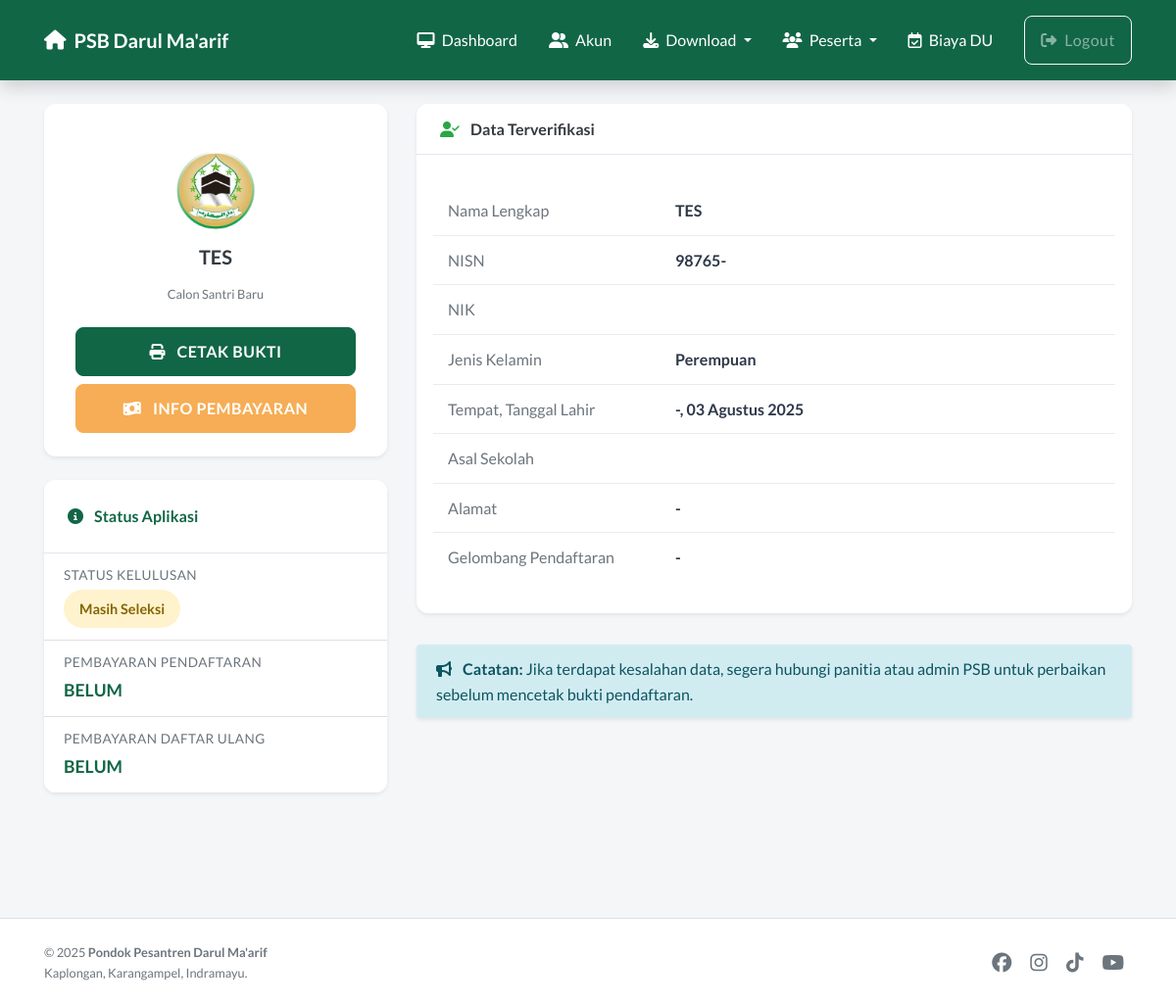
The app's page /status.php (signed in) with its own data.
### tables this page shows
CREATE TABLE `pendaftaran` (
  `id` varchar(5) NOT NULL,
  `nama` varchar(150) NOT NULL,
  `no_seri_ijazah` varchar(50) DEFAULT NULL,
  `no_seri_skhun` varchar(50) DEFAULT NULL,
  `nisn` varchar(25) NOT NULL,
  `nik` varchar(25) NOT NULL,
  `no_kk` varchar(25) DEFAULT NULL,
  `tempat_lahir` varchar(60) NOT NULL,
  `tanggal_lahir` date NOT NULL,
  `jenis_kelamin` varchar(10) NOT NULL,
  `anak_ke` int(11) DEFAULT NULL,
  `jumlah_saudara` int(11) DEFAULT NULL,
  `penyakit` varchar(128) DEFAULT NULL,
  `no_hp` varchar(64) DEFAULT NULL,
  `no_whatsapp` varchar(64) DEFAULT NULL,
  `akun_instagram` varchar(128) DEFAULT NULL,
  `akun_facebook` varchar(128) DEFAULT NULL,
  `masuk_sebagai` varchar(128) NOT NULL,
  `berat_tinggi` varchar(128) NOT NULL,
  `ukuran_baju` varchar(4) NOT NULL,
  `rt` varchar(12) NOT NULL,
  `rw` varchar(12) NOT NULL,
  `dusun` varchar(128) NOT NULL,
  `kelurahan` varchar(128) NOT NULL,
  `kecamatan` varchar(128) NOT NULL,
  `kabupaten` varchar(128) NOT NULL,
  `provinsi` varchar(128) NOT NULL,
  `alamat` varchar(250) NOT NULL,
  `ekstrakurikuler` varchar(128) NOT NULL,
  `sekolah_asal` varchar(128) NOT NULL,
  `prestasi` varchar(128) DEFAULT NULL,
  `kode_pos` varchar(12) DEFAULT NULL,
  `jenjang` varchar(128) NOT NULL,
  `kesediaan` varchar(32) DEFAULT '3',
  `alasan` varchar(32) NOT NULL,
  `kaisar` varchar(12) DEFAULT NULL,
  `informasi_dari` varchar(32) NOT NULL,
  `p_informasi` varchar(128) NOT NULL,
  `nama_ayah` varchar(128) NOT NULL,
  `nik_ayah` varchar(64) NOT NULL,
  `tahun_lahir_ayah` varchar(128) NOT NULL,
  `pendidikan_ayah` varchar(128) NOT NULL,
  `pernah_pondok_ayah` varchar(12) NOT NULL,
  `pesantren_ayah` varchar(128) DEFAULT NULL,
  `pekerjaan_ayah` varchar(32) NOT NULL,
  `penghasilan_ayah` varchar(32) NOT NULL,
  `nama_ibu` varchar(100) NOT NULL,
  `nik_ibu` varchar(64) NOT NULL,
  `tahun_lahir_ibu` varchar(128) NOT NULL,
  `pendidikan_ibu` varchar(32) NOT NULL,
  `pernah_pondok_ibu` varchar(12) NOT NULL,
  `pesantren_ibu` varchar(128) DEFAULT NULL,
  `pekerjaan_ibu` varchar(32) NOT NULL,
  `penghasilan_ibu` varchar(32) NOT NULL,
  `tahun` varchar(10) DEFAULT '2025',
  `tanggal` varchar(100) DEFAULT '2025-01-01',
  `status` varchar(20) DEFAULT 'Masih Seleksi',
  `statussantri` varchar(10) DEFAULT 'BARU',
  `klssekolah` varchar(10) DEFAULT 'X',
  `asrpontren` varchar(25) DEFAULT 'JOKOWI',
  `ajaran` varchar(10) DEFAULT '2025/2026',
  `gelombang` varchar(10) DEFAULT 'PERTAMA',
  `bayardaftar` varchar(10) DEFAULT 'BELUM',
  `bayarulang` varchar(10) DEFAULT 'BELUM',
  PRIMARY KEY (`id`)
);

CREATE TABLE `user` (
  `id` varchar(10) NOT NULL,
  `name` varchar(50) NOT NULL,
  `pass` varchar(25) NOT NULL,
  `type` varchar(20) NOT NULL,
  `wali` varchar(150) DEFAULT '-',
  `tempatlahir` varchar(150) DEFAULT NULL,
  `tgllahir` date NOT NULL,
  `alamat` varchar(300) DEFAULT NULL,
  `telepon` varchar(15) DEFAULT NULL,
  `bayardaftar` varchar(10) DEFAULT 'BELUM',
  `bayarulang` varchar(10) DEFAULT 'BELUM',
  `daftar` varchar(10) DEFAULT 'BELUM',
  PRIMARY KEY (`id`)
);

### status.php (the view, shortened to what this page needs)
<?php
include 'koneksi.php';
if(isset($_SESSION['sesi'])){
    include 'header.php';
    $cekusername = mysqli_query($db, "SELECT id FROM pendaftaran WHERE id='$_SESSION[sesi]'");
    if (mysqli_num_rows($cekusername) <> 0)
    {
        $query = mysqli_query($db, "SELECT * FROM pendaftaran WHERE id='$_SESSION[sesi]'");
        $data = mysqli_fetch_array($query);
        function tanggal_indo($tanggal){
            $bulan = [  'bulan',
                        'Januari',
                        'Februari',
                        'Maret',
                        'April',
                        'Mei',
                        'Juni',
                        'Juli',
                        'Agustus',
                        'September',
                        'Oktober',
                        'November',
                        'Desember'
                    ];
            $split = explode('-', $tanggal);
            return $split[2] . ' ' . $bulan[ (int)$split[1] ] . ' ' . $split[0];
        }
        $query2 = mysqli_query($db, "SELECT * FROM user WHERE id='$_SESSION[sesi]'");
        $data2 = mysqli_fetch_array($query2);
?>
<div class="container py-4">
    <div class="row">
        <div class="col-lg-4 mb-4">
            <div class="card shadow-sm border-0 mb-4 text-center">
                <div class="card-body pt-5 pb-4">
                    <img src="dmlogo.png" alt="Logo" style="width:80px;height:80px;" class="mb-3">
                    <h5 class="font-weight-bold text-dark"><?php echo $data['nama']; ?></h5>
                    <p class="text-muted small mb-4">Calon Santri Baru</p>
                    <div class="d-grid gap-2">
                        <a target="_blank" href="cetak_status.php" class="btn btn-primary btn-block mb-2">
                            <i class="fas fa-print mr-2"></i> CETAK BUKTI
                        </a>
                        <a href="index.php" class="btn btn-warning btn-block text-white">
                            <i class="fas fa-money-bill-wave mr-2"></i> INFO PEMBAYARAN
                        </a>
                    </div>
                </div>
            </div>
            <div class="card shadow-sm border-0">
                <div class="card-header bg-white font-weight-bold">
                    <i class="fas fa-info-circle mr-2 text-primary-custom"></i> Status Aplikasi
                </div>
                <div class="card-body p-0">
                    <div class="list-group list-group-flush">
                        <div class="list-group-item">
                            <div class="status-label">Status Kelulusan</div>
                            <div class="status-value">
                                <?php
                                    $status = $data['status'];
                                    if(empty($status) || $status == '0' || $status == '-') {
                                        $status = 'Masih Seleksi';
                                    }
                                    $badgeClass = 'status-warning';
                                ?>
                                <span class="status-badge <?php echo $badgeClass; ?>"><?php echo $status; ?></span>
                            </div>
                        </div>
                        <div class="list-group-item">
                            <div class="status-label">Pembayaran Pendaftaran</div>
                            <div class="status-value text-primary-custom"><?php echo $data2['bayardaftar']; ?></div>
                        </div>
                        <div class="list-group-item">
                            <div class="status-label">Pembayaran Daftar Ulang</div>
                            <div class="status-value text-primary-custom"><?php echo $data2['bayarulang']; ?></div>
                        </div>
                    </div>
                </div>
            </div>
        </div>
        <div class="col-lg-8">
            <div class="card shadow-sm border-0">
                <div class="card-header bg-white py-3 d-flex justify-content-between align-items-center">
                    <h6 class="m-0 font-weight-bold text-dark">
                        <i class="fas fa-user-check mr-2 text-success"></i> Data Terverifikasi
                    </h6>
                </div>
                <div class="card-body">
                    <div class="data-row row">
                        <div class="col-sm-4 text-muted">Nama Lengkap</div>
                        <div class="col-sm-8 font-weight-bold"><?php echo $data['nama']; ?></div>
                    </div>
                    <div class="data-row row">
                        <div class="col-sm-4 text-muted">NISN</div>
                        <div class="col-sm-8 font-weight-bold"><?php echo $data['nisn']; ?></div>
                    </div>
                    <div class="data-row row">
                        <div class="col-sm-4 text-muted">NIK</div>
                        <div class="col-sm-8 font-weight-bold"><?php echo $data['nik']; ?></div>
                    </div>
                    <div class="data-row row">
                        <div class="col-sm-4 text-muted">Jenis Kelamin</div>
                        <div class="col-sm-8 font-weight-bold">
                            <?php echo ($data['jenis_kelamin'] == 'L') ? 'Laki-laki' : 'Perempuan'; ?>
                        </div>
                    </div>
                    <div class="data-row row">
                        <div class="col-sm-4 text-muted">Tempat, Tanggal Lahir</div>
                        <div class="col-sm-8 font-weight-bold">
                            <?php echo $data['tempat_lahir'] . ", " . tanggal_indo($data['tanggal_lahir']); ?>
                        </div>
                    </div>
                    <div class="data-row row">
                        <div class="col-sm-4 text-muted">Asal Sekolah</div>
                        <div class="col-sm-8 font-weight-bold"><?php echo $data['sekolah_asal']; ?></div>
                    </div>
                    <div class="data-row row">
                        <div class="col-sm-4 text-muted">Alamat</div>
                        <div class="col-sm-8 font-weight-bold"><?php echo $data['alamat']; ?></div>
                    </div>
					<div class="data-row row">
						 <div class="col-sm-4 text-muted">Gelombang Pendaftaran</div>
                        <div class="col-sm-8 font-weight-bold"><?php echo $data['gelombang']; ?></div>
                        </div>
                </div>
            </div>
            <div class="alert alert-info mt-4 shadow-sm border-0">
                <i class="fas fa-bullhorn mr-2"></i>
                <strong>Catatan:</strong> Jika terdapat kesalahan data, segera hubungi panitia atau admin PSB untuk perbaikan sebelum mencetak bukti pendaftaran.
            </div>
        </div>
    </div>
</div>
<?php
    include 'footer.php';
} else {
    echo "<script>
        alert('SILAHKAN ISI FORMULIR PENDAFTARAN DAHULU! ANDA AKAN DI ALIHKAN KE MENU PENDAFTARAN');
        window.location = 'pendaftaran.php';
    </script>";
}
}
?>

### styles/modern_ui.css (style rules this page uses)
:root { --primary-green: #116646; --primary-green-hover: #0e5238; --accent-red: #D32F2F; --bg-light: #F4F6F8; --text-dark: #2D3748; --text-muted: #6c757d; --card-shadow: 0 10px 15px -3px rgba(0, 0, 0, 0.1), 0 4px 6px -2px rgba(0, 0, 0, 0.05); --border-radius: 12px; --input-height: 50px; }
body { background-color: var(--bg-light); color: var(--text-dark); font-family: 'Lato', -apple-system, BlinkMacSystemFont, "Segoe UI", Roboto, "Helvetica Neue", Arial, sans-serif; font-size: 16px; line-height: 1.6; }
h1, h2, h3, h4, h5, h6 { color: var(--primary-green); font-weight: 700; margin-bottom: 1rem; }
p { margin-bottom: 1rem; color: #4A5568; }
a { color: var(--primary-green); text-decoration: none; transition: color 0.2s; }
.text-primary-custom { color: var(--primary-green) !important; }
.card { border: none; border-radius: var(--border-radius); box-shadow: var(--card-shadow); background: #fff; margin-bottom: 2rem; overflow: hidden; }
.card-header { background-color: #fff; border-bottom: 1px solid #e3e6f0; padding: 1.5rem; font-weight: bold; color: var(--primary-green); }
.card-body { padding: 2rem; }
.btn { padding: 12px 24px; font-weight: 600; border-radius: 8px; font-size: 16px; letter-spacing: 0.5px; transition: transform 0.1s, box-shadow 0.1s; }
.btn-success, .btn-primary { background-color: var(--primary-green); border-color: var(--primary-green); }
.btn-warning { color: #fff; background-color: #f6ad55; border-color: #f6ad55; }
.data-row { padding: 1rem 0; border-bottom: 1px solid #f1f1f1; }
.data-row:last-child { border-bottom: none; }

### status.php (style rules this page uses)
.status-label { font-size: 0.85rem; text-transform: uppercase; letter-spacing: 0.5px; color: #6c757d; margin-bottom: 0.2rem; }
.status-value { font-size: 1.1rem; font-weight: 600; color: #2d3748; }
.status-badge { padding: 0.5rem 1rem; border-radius: 50px; font-weight: bold; font-size: 0.9rem; display: inline-block; }
.status-warning { background-color: #fff3cd; color: #856404; }
.data-row { padding: 12px 0; border-bottom: 1px solid #e9ecef; }
.data-row:last-child { border-bottom: none; }

### records on screen
pendaftaran: nama "TES", status "Masih Seleksi", nisn "98765-", tempat_lahir "-", tanggal_lahir "03 Agustus 2025", alamat "-", gelombang "-"
user: bayardaftar "BELUM", bayarulang "BELUM"
